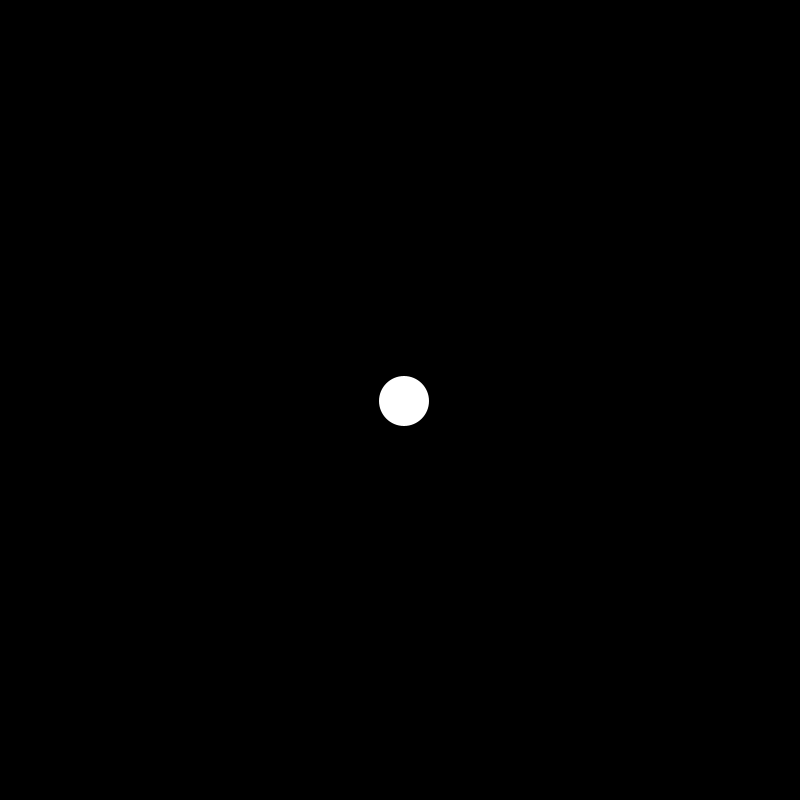
Frame 1 (no input)
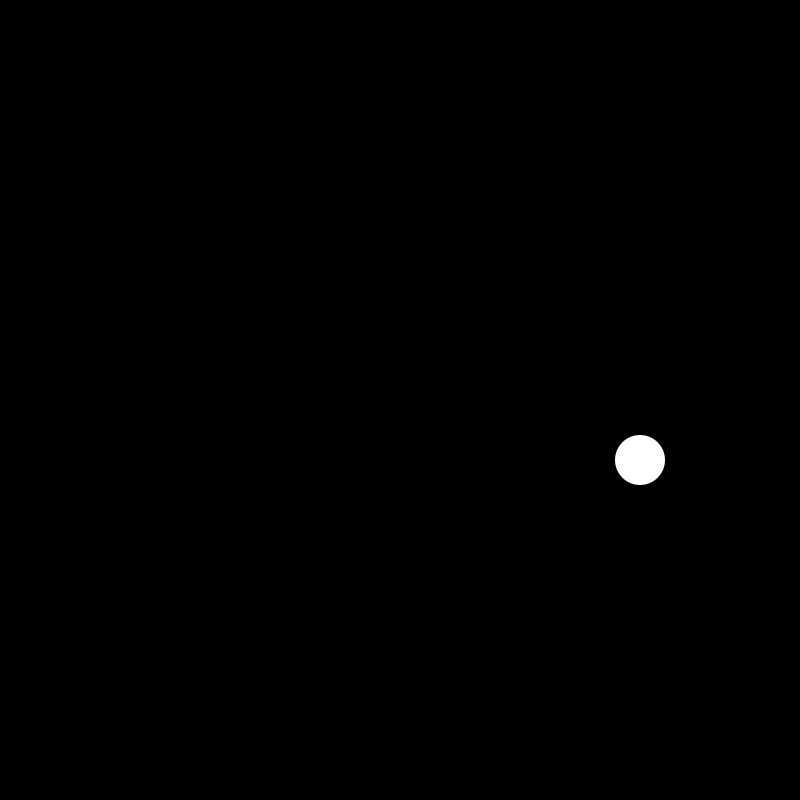
Frame 60 (the mouse pressed at the canvas centre just before this capture)
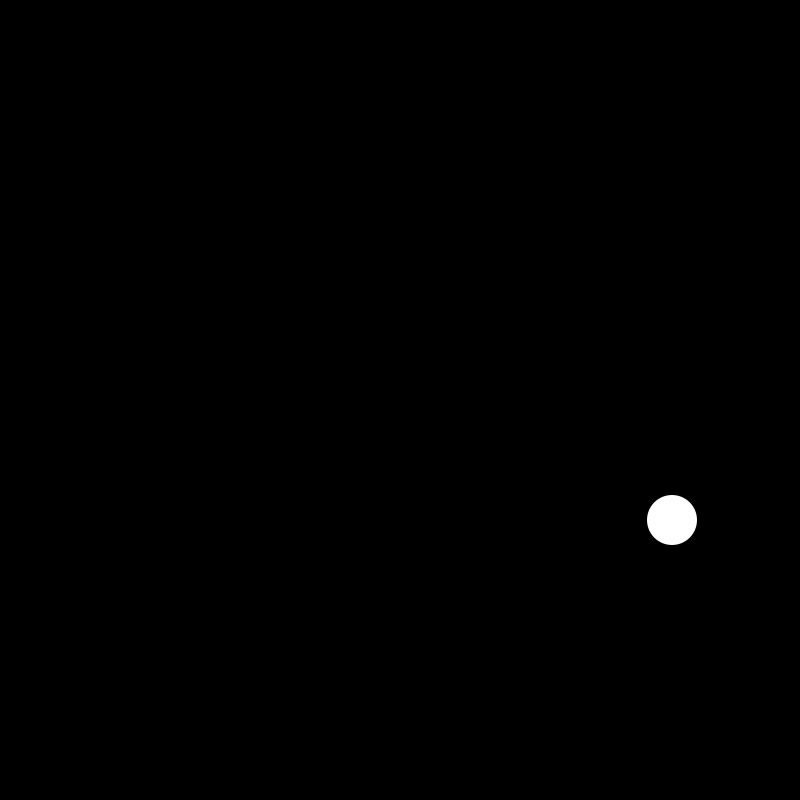
Frame 120 (the mouse held since frame 60 and released just before this capture)

The Processing sketch that drew these frames (run headless with seeded random() and noise(); from frame 60 on, the mouse is pressed at the canvas centre):

// Processing sketch: simple
// ── simple.pde
float particleSize = 50;
float px, py;
float vx, vy;

void setup() {
  size(800,800);
  fill(255);
  noStroke();

  px = width/2;
  py = height/2;

  vx = 4;
  vy = 1;
}

void draw() {
  background(0);

  // Add velocity
  px = px + vx;
  py = py + vy;

  // Bounce off
  float r = particleSize /2;
  if (px <=r || px >= width-r) {
    vx = -vx;
  }
  
  if (py <=r || py >= height-r) {
    vy = -vy;
  }
  
  circle(px, py, particleSize);
}
